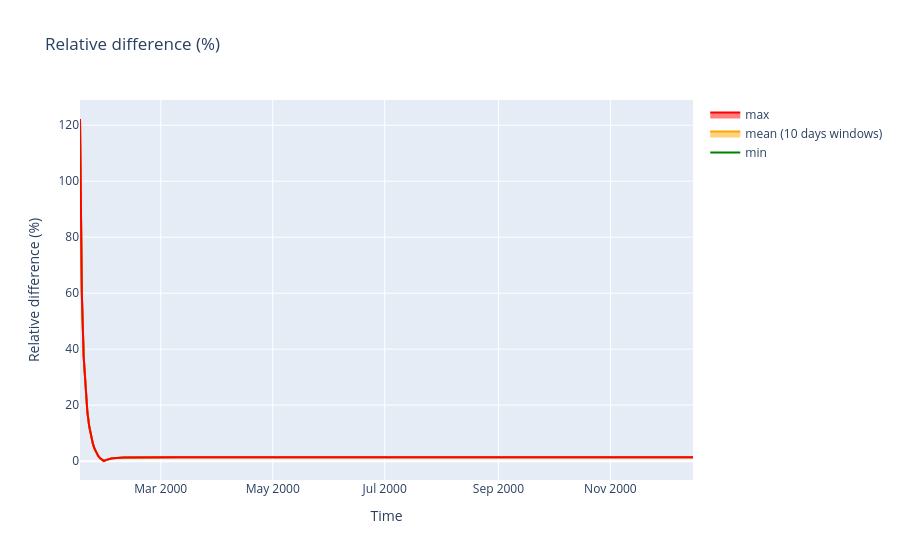

Write notebook code for a chart like this one.
### Code cell
mean = diff.mean(["latitude", "longitude"])
min_ = diff.min(["latitude", "longitude"])
max_ = diff.max(["latitude", "longitude"])

fig = go.Figure()
fig.add_trace(
    go.Scatter(x=diff.time, y=min_, fill=None, mode="lines", line_color="green", name="min"),
)
fig.add_trace(
    go.Scatter(x=diff.time, y=mean, fill="tonexty", mode="lines", line_color="orange", name="mean (10 days windows)")
)
fig.add_trace(go.Scatter(x=diff.time, y=max_, fill="tonexty", mode="lines", line_color="red", name="max"))
fig.update_layout(title="Relative difference (%)", xaxis_title="Time", yaxis_title="Relative difference (%)")
fig.show()

### Figure 1 — Plotly figure (JSON) as saved in the notebook; plotly's stock layout.template omitted (floating-point values rounded to 4 significant figures; data arrays with more than 128 entries replaced by an {"elided": "..."} marker saying what was removed)
{"data": [{"line": {"color": "green"}, "mode": "lines", "name": "min", "type": "scatter", "x": {"elided": "335 str values"}, "y": {"elided": "335 float values"}}, {"fill": "tonexty", "line": {"color": "orange"}, "mode": "lines", "name": "mean (10 days windows)", "type": "scatter", "x": {"elided": "335 str values"}, "y": {"elided": "335 float values"}}, {"fill": "tonexty", "line": {"color": "red"}, "mode": "lines", "name": "max", "type": "scatter", "x": {"elided": "335 str values"}, "y": {"elided": "335 float values"}}], "layout": {"title": {"text": "Relative difference (%)"}, "xaxis": {"title": {"text": "Time"}}, "yaxis": {"title": {"text": "Relative difference (%)"}}}}
